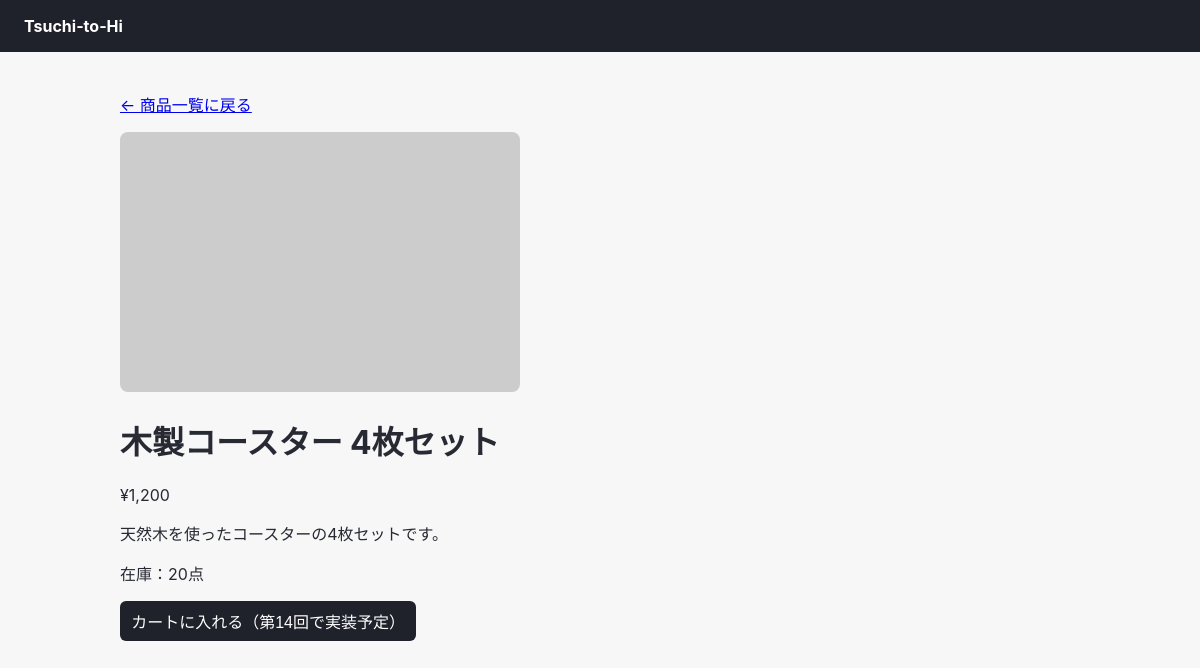
/item.php?id=3, run on the app's committed database.
### tables this page shows
CREATE TABLE items (
    id            INT AUTO_INCREMENT PRIMARY KEY,
    name          VARCHAR(255) NOT NULL,
    price         INT NOT NULL,
    description   TEXT,
    image         VARCHAR(255),
    stock         INT NOT NULL DEFAULT 0,
    category      VARCHAR(100),
    created_at    DATETIME NOT NULL DEFAULT CURRENT_TIMESTAMP
);

### public_html/item.php (the view, shortened to what this page needs)
<?php
require_once __DIR__ . '/../includes/config.php';
$id = (int) ($_GET['id'] ?? 0);
$stmt = $pdo->prepare('SELECT * FROM items WHERE id = ?');
$stmt->execute([$id]);
$item = $stmt->fetch();
?>
<!DOCTYPE html>
<html lang="ja">
<head>
    <link rel="stylesheet" href="assets/css/style.css">
</head>
<body>
    <header><a href="index.php">Tsuchi-to-Hi</a></header>
    <main>
        <p><a href="items.php">← 商品一覧に戻る</a></p>
        <img src="<?= $item['image'] ? 'uploads/items/' . htmlspecialchars($item['image']) : 'https://placehold.co/400x260' ?>"
             alt="" style="max-width:100%; border-radius:8px;">
        <h1><?= htmlspecialchars($item['name']) ?></h1>
        <p class="price">¥<?= number_format($item['price']) ?></p>
        <p><?= nl2br(htmlspecialchars($item['description'] ?? '')) ?></p>
        <p>在庫：<?= (int) $item['stock'] ?>点</p>
        <button disabled>カートに入れる（第14回で実装予定）</button>
    </main>
</body>
</html>

### public_html/assets/css/style.css (style rules this page uses)
body { font-family: -apple-system, "Hiragino Sans", "Yu Gothic UI", sans-serif; background: #f7f7f8; color: #282a33; margin: 0; padding: 0; }
header { background: #20222b; color: #fff; padding: 1rem 1.5rem; display: flex; justify-content: space-between; align-items: center; }
header a { color: #fff; text-decoration: none; font-weight: bold; }
main { max-width: 960px; margin: 0 auto; padding: 1.5rem; }
input, select, textarea, button { font-size: 1rem; padding: .5rem .7rem; border: 1px solid #dcdee3; border-radius: 6px; }
button, .btn { background: #20222b; color: #fff; border: none; cursor: pointer; text-decoration: none; display: inline-block; }

### data on the page
items: name "木製コースター 4枚セット", price "1,200", description "天然木を使ったコースターの4枚セットです。", stock "20"
